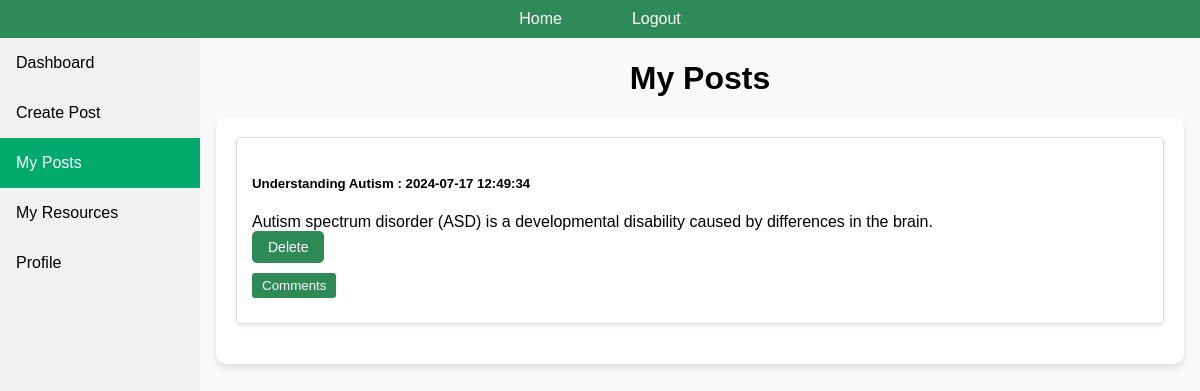
The app's page /my_posts (signed in) with its own data.
### api/models.py (models this page shows)
class Post(db.Model):
	id = db.Column(db.Integer, primary_key=True)
	user_id = db.Column(db.Integer, db.ForeignKey('user.id'), nullable=False)
	content = db.Column(db.Text, nullable=False)
	title = db.Column(db.String(200), nullable=False)
	date_posted = db.Column(db.DateTime, nullable=False, default=datetime.utcnow)
	user = db.relationship('User', back_populates='posts')

### app.py (the view)
	@app.route('/my_posts')
	def my_posts():
		if 'user_id' not in session:
			return redirect(url_for('login'))
		user_posts = Post.query.filter_by(user_id=session['user_id']).order_by(Post.date_posted.desc()).all()
		for post in user_posts:
			post.comments = Comment.query.filter_by(post_id=post.id).order_by(Comment.date_posted.desc()).all()
		return render_template('my_posts.html', posts=user_posts)

### templates/my_posts.html (shortened to what this page needs)
{% extends "base.html" %}
{% block content %}
<h1>My Posts</h1>
<div class="main-content">
    <section id="posts">
        {% for post in posts %}
        <div class="post">
            <h5>{{ post.title }} : {{ post.date_posted.strftime('%Y-%m-%d %H:%M:%S') }}</h5>
            <p>{{ post.content }}</p>
            <button class="delete-button" onclick="deletePost({{ post.id }})">Delete</button>
            <div class="comments-section">
                <button class="toggle-comments">Comments</button>
            </div>
        </div>
        {% endfor %}
    </section>
</div>
{% endblock %}

### static/css/dashboard.css (style rules this page uses)
body { font-family: Arial, sans-serif; background-color: #f9f9f9; margin: 0; padding: 0; }
h1 { text-align: center; margin-bottom: 20px; }
.main-content { background-color: white; padding: 20px; border-radius: 10px; box-shadow: 0 4px 6px rgba(0, 0, 0, 0.1); }
.post { margin-bottom: 20px; padding: 15px; border: 1px solid #ddd; border-radius: 5px; box-shadow: 0 2px 4px rgba(0, 0, 0, 0.1); text-align: justify; }
.post p { margin: 10px 0 0; }
.delete-button { padding: 8px 16px; background-color: seagreen; color: white; border: none; border-radius: 5px; margin-bottom: 10px; cursor: pointer; font-size: 14px; }
.post { margin-bottom: 20px; }
.toggle-comments { margin-bottom: 10px; padding: 5px 10px; background-color: seagreen; color: white; border: none; border-radius: 3px; cursor: pointer; }

### records on screen
Post: title "Understanding Autism", date_posted "2024-07-17 12:49:34", content "Autism spectrum disorder (ASD) is a developmental disability caused by differences in the brain."
